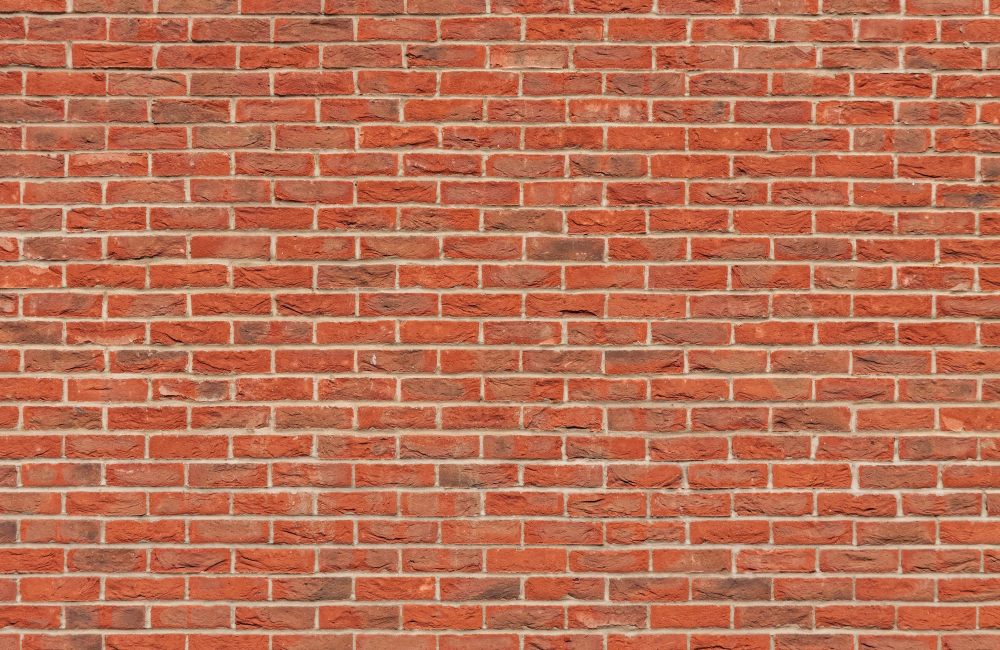
#> input picture notebook/edge_detection/brick-wall-bricks-stone-207142.jpg, 4000 x 2600 px (shown at 1/4 size)
$ jupyter execute edge_detection1.ipynb
#> lines starting #> are read from the running program, lines starting #| are printed output that depends on the picture
# Edge Detection I
Author: Chul Min Yeum
Email: cmyeum@uwaterloo.ca

Last updated: 2023-10-14

## Table of Contents
* Introduction
* Origin of Edges
* Characterizing Edge
* Intensity change and edges
* Image Gradient
* Effects of Noise (2D)
* Effects of noise (1D)
* Derivative of a Guassian Filter
* Sobel Operator
* Laplacian of Gaussian

## Introduction

[cell 1]
import cv2
import numpy as np
import matplotlib.pyplot as plt

# Read the image
img = cv2.imread('brick-wall-bricks-stone-207142.jpg')
#> img is the input picture: shape (2600, 4000, 3); mean B, G, R 84.3, 111.6, 185.6
img = cv2.cvtColor(img, cv2.COLOR_BGR2RGB)  # Convert from BGR to RGB

# Resize the image
img = cv2.resize(img, None, fx=0.3, fy=0.3, interpolation=cv2.INTER_CUBIC)
#> img: shape (780, 1200, 3)

# Convert image to grayscale
imgg = cv2.cvtColor(img, cv2.COLOR_RGB2GRAY)
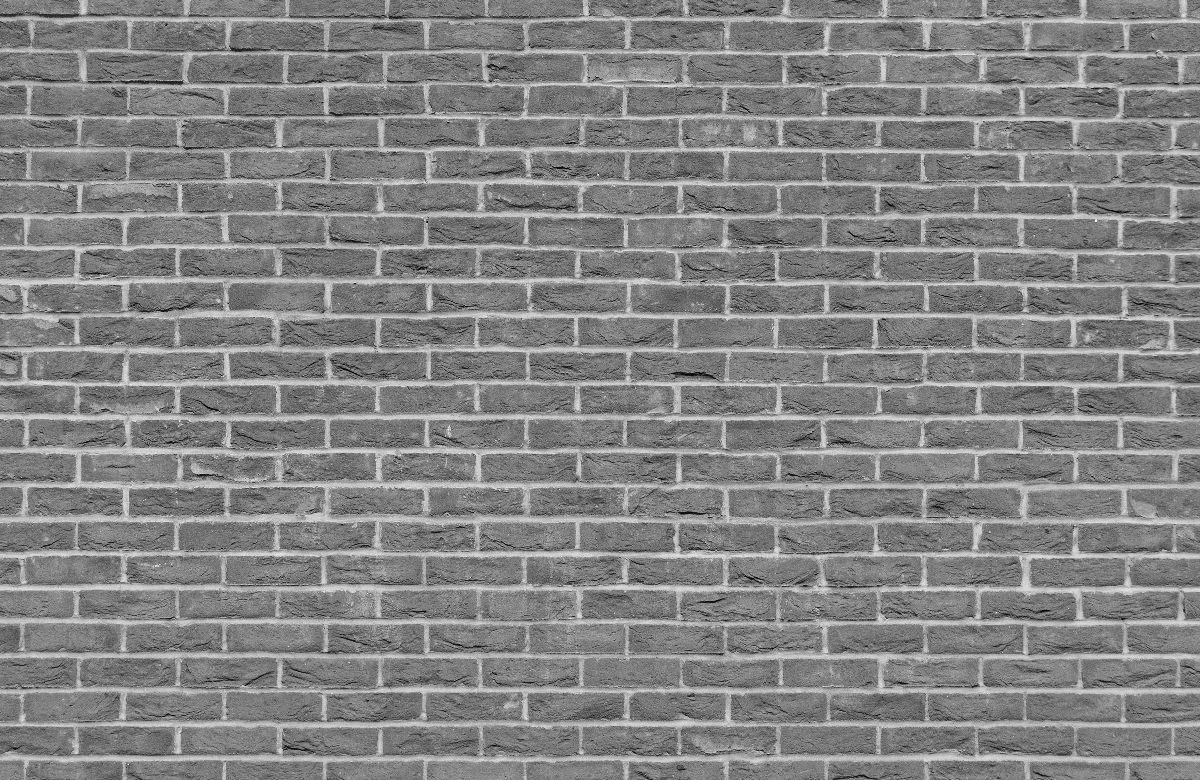
#> imgg: shape (780, 1200); min 6, max 249, mean 130.6

# Apply Gaussian filtering and then perform Canny edge detection
imgg_blur = cv2.GaussianBlur(imgg, (5, 5), 3)
img_edge = cv2.Canny(imgg_blur, 50, 150)
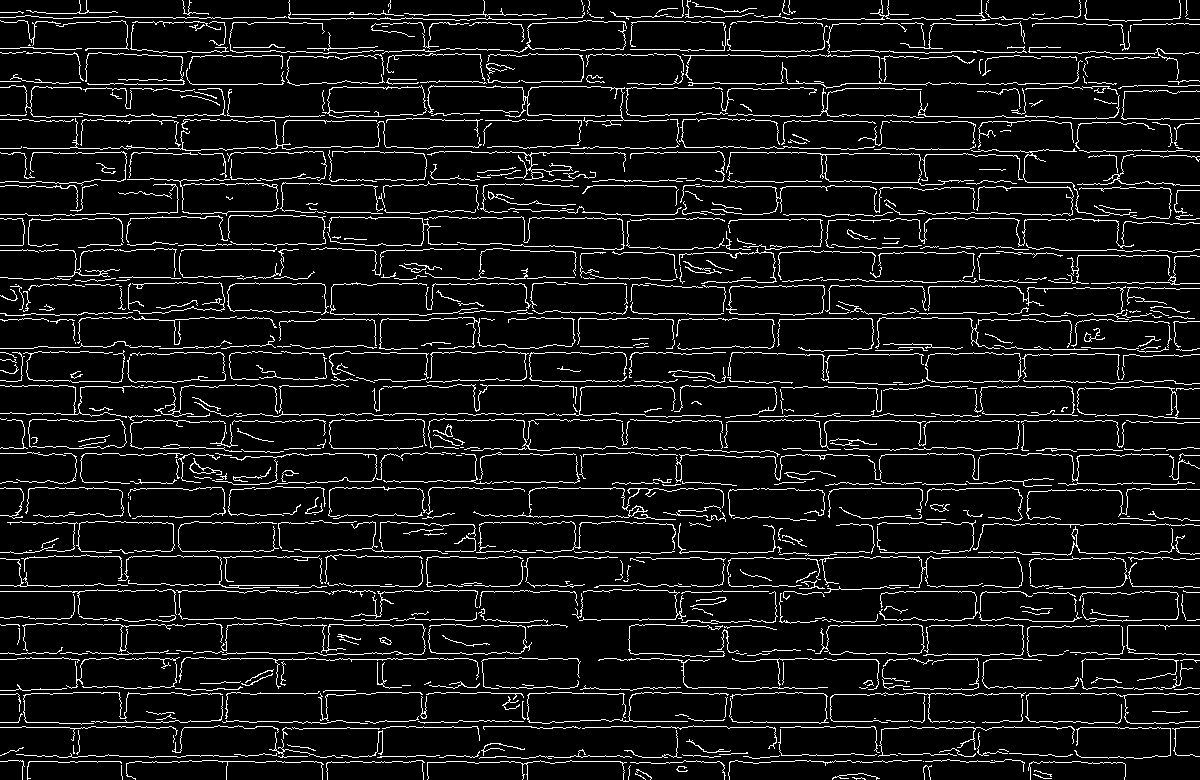
#> img_edge: shape (780, 1200); 8.1% white in thin lines or dots

# Display the original image and the edge-detected image
plt.figure(1, figsize=(12,6))
plt.subplot(121), plt.imshow(img), plt.title('Original Image'), plt.axis('off')
plt.subplot(122), plt.imshow(img_edge, cmap='gray'), plt.title('Edge Detected Image'), plt.axis('off')
plt.tight_layout()
plt.show()

## Origin of Edges

[cell 2]
import cv2
import matplotlib.pyplot as plt

# Read the image
img_org = cv2.imread('architecture-blank-space-blue-sky-921294.jpg')
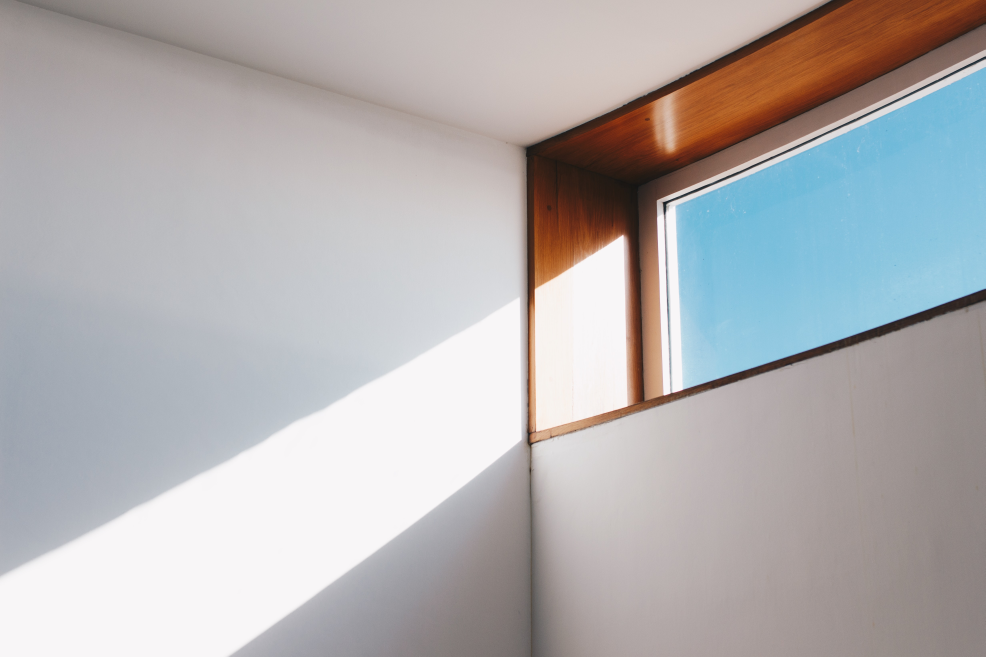
#> input picture notebook/edge_detection/architecture-blank-space-blue-sky-921294.jpg, 4926 x 3284 px (shown at 1/5 size)
#> img_org is the input picture: shape (3284, 4926, 3); mean B, G, R 177.3, 176.3, 178.7
img_org = cv2.cvtColor(img_org, cv2.COLOR_BGR2RGB)  # Convert from BGR to RGB

# Resize the image
img = cv2.resize(img_org, None, fx=0.2, fy=0.2, interpolation=cv2.INTER_CUBIC)
#> img: shape (657, 985, 3)

def show_region_and_crop(img, img_org, pos, title=""):
#> called with title = 'Surface Normal Discontinuity'
    plt.figure(figsize=(12,6))
    plt.subplot(121)
    plt.imshow(img), plt.axis('off')
    plt.gca().add_patch(plt.Rectangle((pos[0]*0.2, pos[1]*0.2), pos[2]*0.2, pos[3]*0.2, edgecolor='r', fill=False))
    plt.title(title + ' in Resized Image')

    cropped_img = img_org[int(pos[1]):int(pos[1] + pos[3]), int(pos[0]):int(pos[0] + pos[2])]
    plt.subplot(122)
    plt.imshow(cropped_img), plt.axis('off')
    plt.title(title + ' Crop')
    plt.tight_layout()
    plt.show()

# Surface normal discontinuity
pos1 = [2804.5, 736.51, 311.98, 221.98]
show_region_and_crop(img, img_org, pos1, "Surface Normal Discontinuity")

# Material & color discontinuity
pos2 = [2528.5, 976.51, 266.98, 206.98]
show_region_and_crop(img, img_org, pos2, "Material & Color Discontinuity")

# Lighting discontinuity
pos3 = [1126.5, 2062.5, 347.98, 272.98]
show_region_and_crop(img, img_org, pos3, "Lighting Discontinuity")
#> call 3 of show_region_and_crop, with title = 'Lighting Discontinuity'
#> in show_region_and_crop (call 3), `cropped_img = img_org[int(pos[1]):int(pos[1] + pos[3]), int(pos[0]):in..`:
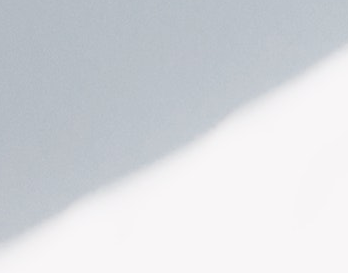
#> cropped_img: shape (273, 348, 3); mean R, G, B 214.2, 216.9, 221.4

## Characterizing Edge

[cell 3]
import numpy as np
import cv2
import matplotlib.pyplot as plt

# Create the synthetic image
img = np.tile(np.repeat([1.0, 0, 1.0], 100), (300, 1))
img = cv2.GaussianBlur(img, (0, 0), 10)  # Applying Gaussian filter

# Plotting
fig, axs = plt.subplots(1, 3, figsize=(8, 2))

# Display the image with a red line
axs[0].imshow(img, cmap='gray')
axs[0].plot([0, 300], [150, 150], color='r')
axs[0].set_xticks([])
axs[0].set_yticks([])
axs[0].autoscale(enable=True, axis='both', tight=True)

# Plot the intensity values along the red line
sig = img[150, :]
axs[1].plot(sig)
axs[1].set_xticks([])
axs[1].set_yticks([])
axs[1].autoscale(enable=True, axis='both', tight=True)

# Plot the differences of intensity values
axs[2].plot(np.diff(sig))
axs[2].set_xticks([])
axs[2].set_yticks([])
axs[2].autoscale(enable=True, axis='both', tight=True)

plt.tight_layout()
plt.show()

## Intensity change and edges

[cell 4]
import numpy as np
import cv2
import matplotlib.pyplot as plt

# Create the synthetic image
img = np.tile(np.repeat([1, 0.5, 1], 100), (300, 1))
img = cv2.GaussianBlur(img, (0, 0), 5)  # Applying Gaussian filter

# Plotting
fig, axs = plt.subplots(1, 3, figsize=(8, 2))

# Display the original image
axs[0].imshow(img, cmap='gray', vmin=0, vmax=1)
axs[0].set_xticks([])
axs[0].set_yticks([])

# Display the image with intensity scaled by 0.5
axs[1].imshow(img * 0.5, cmap='gray', vmin=0, vmax=1)
axs[1].set_xticks([])
axs[1].set_yticks([])

# Display the image with intensity scaled by 0.1
axs[2].imshow(img * 0.1, cmap='gray', vmin=0, vmax=1)
axs[2].set_xticks([])
axs[2].set_yticks([])

plt.tight_layout()
plt.show()

## Image Gradient

[cell 5]
import cv2
import numpy as np
import matplotlib.pyplot as plt

# Load, resize, and convert the image to grayscale
img = cv2.imread('brick-wall-bricks-stone-207142.jpg')
img = cv2.resize(img, (0,0), fx=0.4, fy=0.4)
#> img: shape (1040, 1600, 3)
imgg = cv2.cvtColor(img, cv2.COLOR_BGR2GRAY)
#> imgg: shape (1040, 1600)
imgg = imgg.astype(np.float32) / 255.0  # Convert to float in range [0, 1]

# Define the Prewitt operators
prewitt_x = np.array([[-1, 0, 1], [-1, 0, 1], [-1, 0, 1]])
prewitt_y = np.transpose(prewitt_x)

# Apply the filters
fx = cv2.filter2D(imgg, -1, prewitt_x)
fy = cv2.filter2D(imgg, -1, prewitt_y)
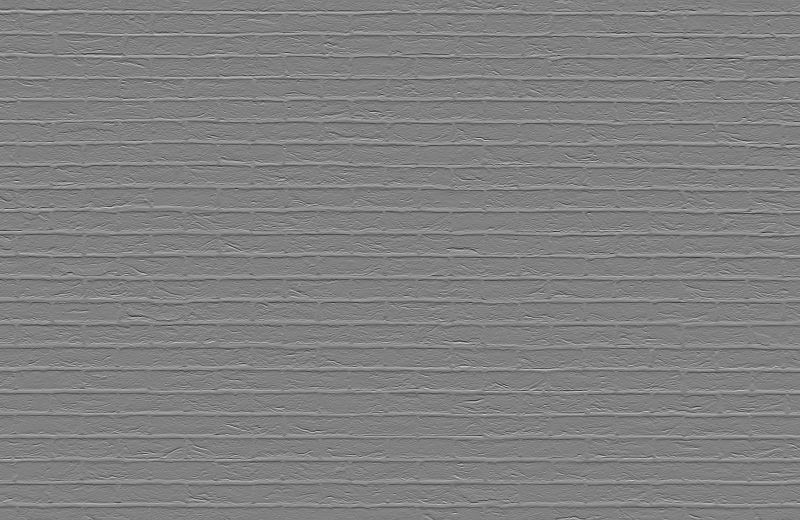
#> fy: shape (1040, 1600) float32 (shown at 1/2 size); min -2.13, max 2.08, mean -7.55e-05; drawn with min black and max white
fxy = np.sqrt(fx**2 + fy**2)
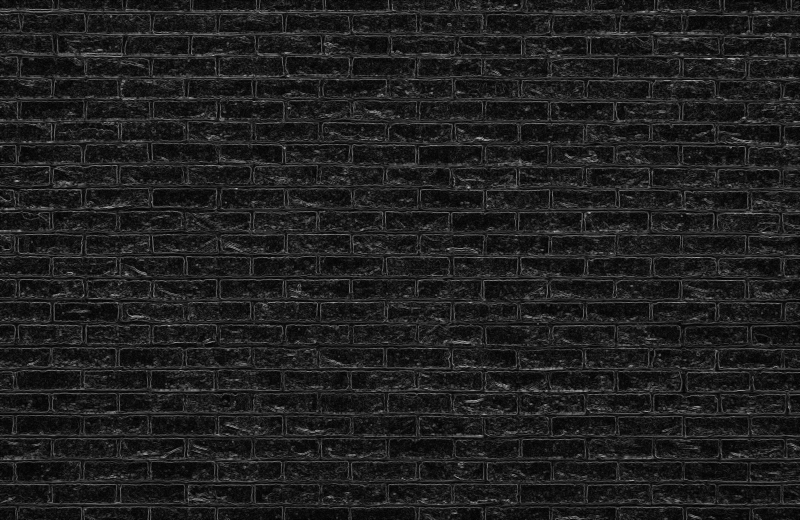
#> fxy: shape (1040, 1600) float32 (shown at 1/2 size); min 0, max 2.13, mean 0.262; drawn with min black and max white

# Display the results
fig, axs = plt.subplots(2, 2, figsize=(14, 6))
axs[0, 0].imshow(imgg, cmap='gray')
axs[0, 0].set_title('Grayscale Image')
axs[0, 1].imshow(np.clip(fx,0,1), cmap='gray')
axs[0, 1].set_title('Prewitt x-direction')
axs[1, 0].imshow(np.clip(fy,0,1), cmap='gray')
axs[1, 0].set_title('Prewitt y-direction')
axs[1, 1].imshow(np.clip(fxy,0,1), cmap='gray')
axs[1, 1].set_title('Combined Edge Map')

for ax in axs.ravel():
    ax.axis('off')

plt.tight_layout()
plt.show()

## Effects of Noise (2D)

[cell 6]
import cv2
import numpy as np
import matplotlib.pyplot as plt
from scipy.signal import find_peaks

# Read, convert to grayscale and double precision, and resize the image
img_org = cv2.imread('architecture-blank-space-blue-sky-921294.jpg')
img_org = cv2.cvtColor(img_org, cv2.COLOR_BGR2RGB)  # convert BGR to RGB
imgg = cv2.cvtColor(img_org, cv2.COLOR_RGB2GRAY)
#> imgg: shape (3284, 4926)
imgg = imgg.astype(np.float32) / 255.0  # Convert to float in range [0, 1]
img = cv2.resize(imgg, (0,0), fx=0.1, fy=0.1)
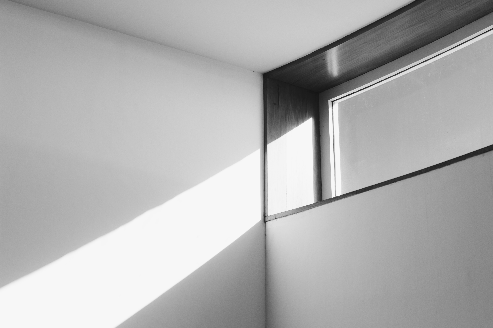
#> img: shape (328, 493) float32; min 0.0784, max 0.975, mean 0.695

def plot_procedure(img, ax_pos):
#> called with ax_pos = 295
    fig, (ax1, ax2, ax3) = plt.subplots(1, 3, figsize=(12, 3))

    ax1.imshow(img, cmap='gray')
    ax1.axhline(ax_pos, color='r')
    ax1.set_title('Grayscale image')
    ax1.set_xlabel('x-axis (pixel)')
    ax1.set_ylabel('y-axis (pixel)')

    sig = img[ax_pos, :]
#> sig = 493 values, max 0.969 at index 0, min 0.337 at index 266, mean 0.723
    ax2.plot(sig)
    ax2.set_title('Intensity at the red line')
    ax2.set_xlabel('x-axis (pixel)')
    ax2.set_ylabel('Intensity')
    ax2.axis('tight')
    ax2.autoscale(enable=True, axis='x', tight=True)

    diff_sig = np.diff(sig)
#> diff_sig = 492 values, max 0.0471 at index 267, min -0.0971 at index 159, mean -0.000907
    ax3.plot(diff_sig)
    ax3.set_title('Intensity derivative')
    ax3.set_xlabel('x-axis (pixel)')
    ax3.set_ylabel('Gradient')
    ax3.axis('tight')
    ax3.autoscale(enable=True, axis='x', tight=True)

    pks_1, _ = find_peaks(diff_sig, height=0.03, distance=10)
#> pks_1 = [267]
    pks_2, _ = find_peaks(-diff_sig, height=0.03, distance=10)
#> pks_2 = [159, 264]
    ax1.plot(np.append(pks_1, pks_2), [ax_pos]*len(np.append(pks_1, pks_2)), 'ob')
    ax3.plot(pks_1, diff_sig[pks_1], 'rv', markerfacecolor='r')
    ax3.plot(pks_2, diff_sig[pks_2], 'rv', markerfacecolor='r')

    plt.tight_layout()
    plt.show()
#> figure, not shown here; panel 2: curve peaks at x = 0, y = 0.969; panel 3: curve peaks at x = 267, y = 0.0471

plot_procedure(img, 295)

# Adding Gaussian noise to the image
img_noisy = cv2.add(img, cv2.randn(np.zeros_like(img), 0, 0.02))
plot_procedure(img_noisy, 295)
#> call 2 of plot_procedure, with ax_pos = 295
#> in plot_procedure (call 2), `sig = img[ax_pos, :]`: sig = 493 values, max 1.01 at index 94, min 0.313 at index 265, mean 0.723
#> in plot_procedure (call 2), `diff_sig = np.diff(sig)`: diff_sig = 492 values, max 0.0862 at index 414, min -0.117 at index 159, mean -0.000864
#> in plot_procedure (call 2), `pks_1, _ = find_peaks(diff_sig, height=0.03, distance=10)`: pks_1 = 31 values from 2 to 469
#> in plot_procedure (call 2), `pks_2, _ = find_peaks(-diff_sig, height=0.03, distance=10)`: pks_2 = 32 values from 7 to 477
#> in plot_procedure (call 2), `plt.show()`:
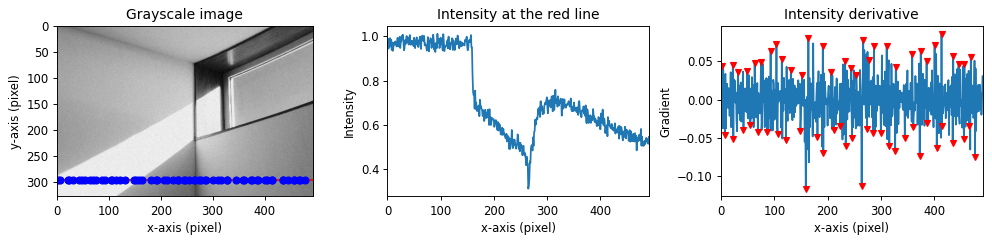
#> figure drawn by matplotlib, 3 panels; panel 2: curve peaks at x = 94, y = 1.01; panel 3: curve peaks at x = 414, y = 0.0862; panel 3: curve peaks at x = 414, y = 0.0862; panel 3: curve peaks at x = 387, y = -0.0309

# Original resolution image
plot_procedure(imgg, 2950)

## Effects of noise (1D)

[cell 7]
import numpy as np
import matplotlib.pyplot as plt
from scipy.signal import convolve

def gausswin(N, alpha=2.5):
    """
    Returns a Gaussian window of length N with standard deviation alpha.
    """
    n = np.arange(0, N) - (N - 1.0) / 2.0
    w = np.exp(-(n**2) / (2*alpha**2))
    return w

# Create artificial image
img = np.tile(np.repeat([0.2, 0.8], 200), (400, 1))
img = cv2.GaussianBlur(img, (0, 0), 5)
img += np.random.normal(0, 0.05, img.shape)

# Display noisy image
fig1, ax = plt.subplots()
ax.imshow(img, cmap='gray')
ax.axhline(200, color='red')
ax.set_xticks([])
ax.set_yticks([])
fig1.set_size_inches(3, 3)

sig = img[150, :]
fig2, (ax1, ax2) = plt.subplots(2, 1, figsize=(7, 5))
ax1.plot(sig)
ax1.set_ylim([-0.1, 1.1])
ax1.set_xlabel('x-axis (pixel)')
ax1.set_ylabel('f(x)')

diff_sig = np.diff(sig)
ax2.plot(diff_sig)
ax2.set_xlabel('x-axis (pixel)')
ax2.set_ylabel('df(x)/dx')

# Convolve with Gaussian window
windSize = 50
h = gausswin(windSize, 3)
fh = convolve(sig, h, mode='valid')
diff_fh = np.diff(fh)

fig3, axes = plt.subplots(4, 1, figsize=(9, 5))
axes[0].plot(sig)
axes[0].set_ylabel('f(x)', rotation=0, va='center', ha='right')
axes[0].grid(True)

axes[1].plot(h)
axes[1].set_ylabel('h(x)', rotation=0, va='center', ha='right')
axes[1].grid(True)

axes[2].plot(np.arange(windSize//2, len(fh)+windSize//2), fh)
axes[2].set_ylabel('f*h', rotation=0, va='center', ha='right')
axes[2].grid(True)

axes[3].plot(np.arange(windSize//2, len(diff_fh)+windSize//2), diff_fh)
axes[3].set_ylabel('d(f*h)/dx', rotation=0, va='center', ha='right')
axes[3].grid(True)

# Convolve with derivative of Gaussian window
windSize = 51
h = gausswin(windSize, 3)
diff_h = np.diff(h)
fh = convolve(sig, diff_h, mode='valid')

fig4, axes = plt.subplots(3, 1, figsize=(9, 4))
axes[0].plot(sig)
axes[0].set_ylabel('f(x)', rotation=0, va='center', ha='right')
axes[0].grid(True)

axes[1].plot(diff_h)
axes[1].set_ylabel("h'(x)", rotation=0, va='center', ha='right')
axes[1].grid(True)

axes[2].plot(np.arange(windSize//2, len(fh)+windSize//2), fh)
axes[2].set_ylabel('f*h\'', rotation=0, va='center', ha='right')
axes[2].grid(True)

plt.tight_layout()
plt.show()
#> figure, not shown here; panel 1: curve peaks at x = 333, y = 1.01; panel 2: curve peaks at x = 194, y = 0.241
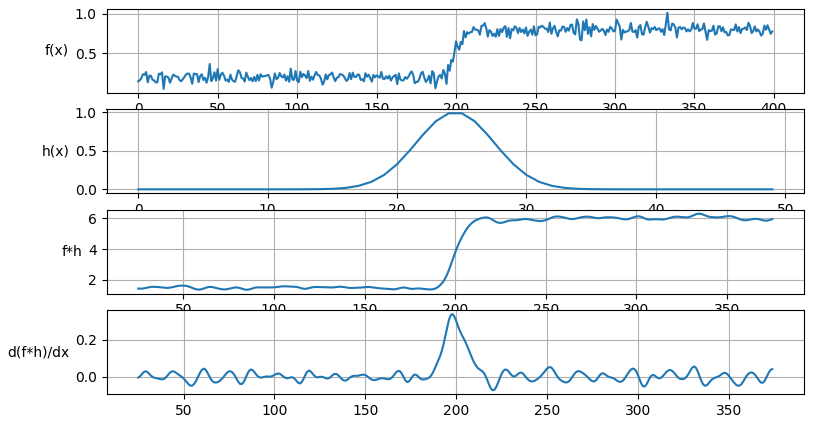
#> figure drawn by matplotlib, 4 panels; panel 1: curve peaks at x = 333, y = 1.01; panel 2: curve peaks at x = 24, y = 0.986; panel 3: curve peaks at x = 335, y = 6.31; panel 4: curve peaks at x = 198, y = 0.339
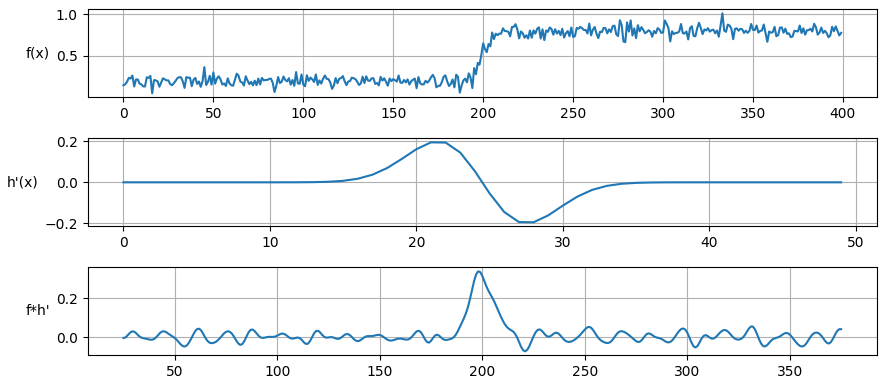
#> figure drawn by matplotlib, 3 panels; panel 1: curve peaks at x = 333, y = 1.01; panel 2: curve peaks at x = 21, y = 0.195; panel 3: curve peaks at x = 198, y = 0.339
